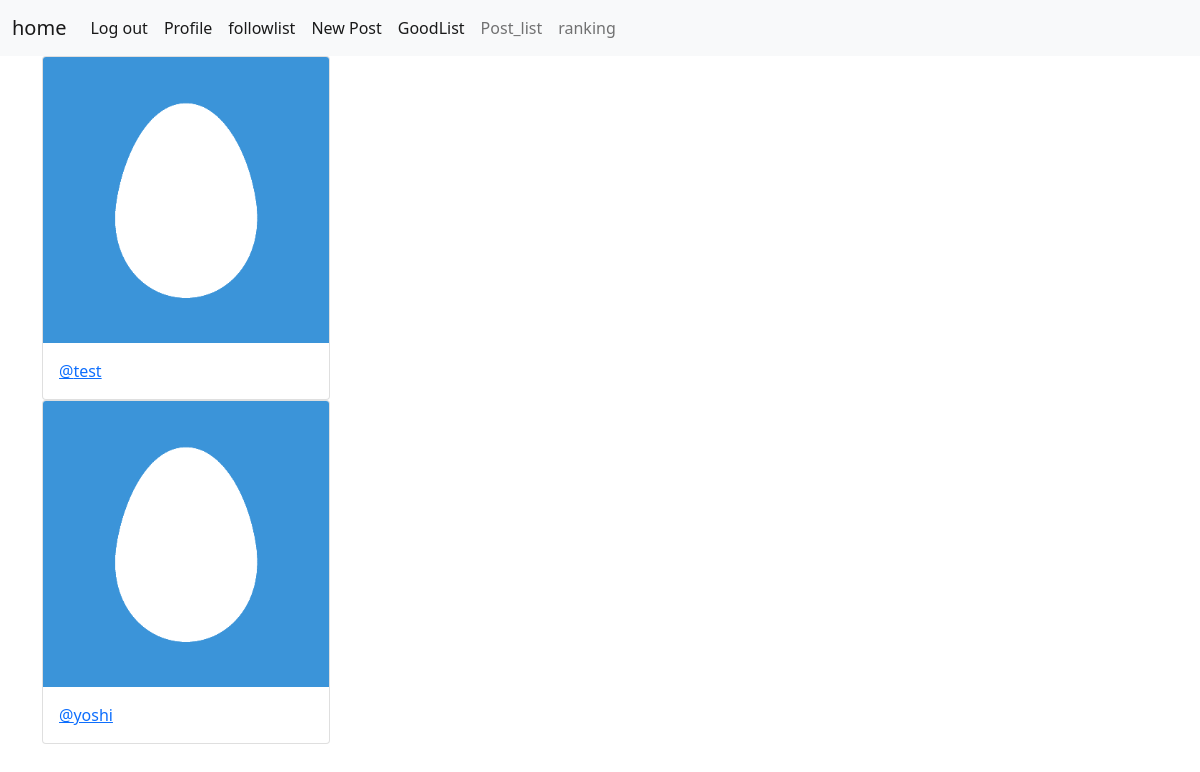
Screenshot of /post/good/1/list (signed in) with the database file from the repository.
### tornado/models.py (models this page shows, shortened)
class User(db.Model, UserMixin):
    __tablename__ = 'user'
    id = db.Column(db.Integer, primary_key=True)
    username = db.Column(db.String(255), unique=True, nullable=False)
    email = db.Column(db.String(255), unique=True, nullable=False)
    password = db.Column(db.String(60), nullable=False)
    timestamp = db.Column(db.DateTime, nullable=False, default=datetime.utcnow)
    profile_id = db.relationship("Profile", backref='user', uselist=False)
    posts = db.relationship('Post', backref='user', lazy=True)
    comments = db.relationship('Comment', backref='user', lazy=True)
    followed = db.relationship(
                                'User', secondary=followers,
                                primaryjoin=(followers.c.follower_id == id),
                                secondaryjoin=(followers.c.followed_id == id),
                                backref=db.backref('followers', lazy='dynamic'), lazy='dynamic'
                                )
    good_post = db.relationship(
                            'Post', secondary=post_goods,
                            backref=db.backref('good_user', lazy='dynamic')
                            )

class Profile(db.Model):
    __tablename__ = 'profile'
    id = db.Column(db.Integer, primary_key=True)
    image_data = db.Column(db.String(20), nullable=False, default='default.jpg')
    content = db.Column(db.String(255), nullable=False, default='')
    user_id = db.Column(db.Integer, db.ForeignKey('user.id'), nullable=False)

### tornado/routes.py (the view)
@app.route("/post/good/<int:post_id>/list", methods=['GET'])
@login_required
def good_user_list(post_id):
    post = Post.query.filter_by(id=post_id).first()
    if post is None:
        print('投稿が見つかりません。')
        return redirect('post_list')
    users = post.good_user
    return render_template('user/user_list.html', users=users)

### tornado/models.py (called while the page is built)
@login_manager.user_loader
def load_user(user_id):
    return User.query.get(int(user_id))

### tornado/templates/user/user_list.html
{% extends "layout.html" %}
{% block content %}
{% with users=users %}
{% include 'snippets/users.html'%}
{% endwith %}
{% endblock content %}

### tornado/templates/snippets/users.html
{% for user in users %}
  <div class="card" style="width: 18rem;">
      <img src="/static/profile_pictures/{{user.profile_id.image_data}}" class="card-img-top" alt="...">
      <div class="card-body">
        <a href="{{ url_for('profile', user_id=user.id) }}"><p class="card-text">@{{ user.username }}</a></p>
      </div>
    </div>
{% endfor %}

### rows the page displays
User: profile_id.image_data (placeholder picture), username "test"
User: profile_id.image_data (placeholder picture), username "yoshi"
